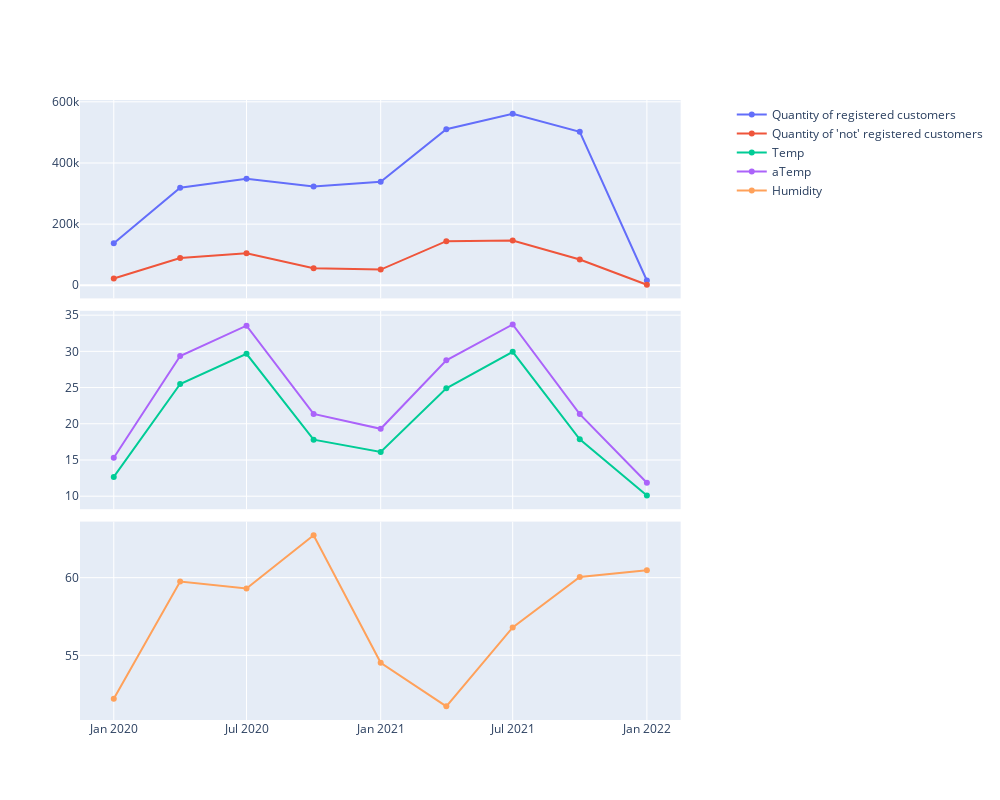

The code cell stored with this chart in its notebook:
### Code cell
fig1.add_trace(
 os.Scatter(x= dfqT.datetime, y= dfqT.reg_customer, name= "Quantity of registered customers"),
 secondary_y= False
)
fig1.add_trace(
 os.Scatter(x= dfqF.datetime, y= dfqF.reg_customer, name= "Quantity of 'not' registered customers"),
 secondary_y= False
)
fig1.append_trace(
 os.Scatter(x= df_temp.datetime, y= df_temp.temp, name= "Temp"),
 row= 2, col= 1
)
fig1.append_trace(
 os.Scatter(x= df_temp.datetime, y= df_temp.atemp, name= "aTemp"),
 row= 2, col= 1
)
fig1.append_trace(
 os.Scatter(x= df_humidity.datetime, y= df_humidity.humidity, name= "Humidity"),
 row= 3, col= 1
)
fig1.update_layout(height=800, width=1000)
fig1.show()

### Figure 1 — Plotly figure (JSON) as saved in the notebook; plotly's stock layout.template omitted (floating-point values rounded to 4 significant figures)
{"data": [{"name": "Quantity of registered customers", "type": "scatter", "x": ["2020-01-01T00:00:00", "2020-04-01T00:00:00", "2020-07-01T00:00:00", "2020-10-01T00:00:00", "2021-01-01T00:00:00", "2021-04-01T00:00:00", "2021-07-01T00:00:00", "2021-10-01T00:00:00", "2022-01-01T00:00:00"], "xaxis": "x", "y": [137630, 318736, 348539, 323253, 338716, 510347, 561233, 501734, 15612], "yaxis": "y"}, {"name": "Quantity of 'not' registered customers", "type": "scatter", "x": ["2020-01-01T00:00:00", "2020-04-01T00:00:00", "2020-07-01T00:00:00", "2020-10-01T00:00:00", "2021-01-01T00:00:00", "2021-04-01T00:00:00", "2021-07-01T00:00:00", "2021-10-01T00:00:00", "2022-01-01T00:00:00"], "xaxis": "x", "y": [22404, 88993, 104644, 55437, 51360, 144361, 146483, 84129, 1804], "yaxis": "y"}, {"name": "Temp", "type": "scatter", "x": ["2020-01-01T00:00:00", "2020-04-01T00:00:00", "2020-07-01T00:00:00", "2020-10-01T00:00:00", "2021-01-01T00:00:00", "2021-04-01T00:00:00", "2021-07-01T00:00:00", "2021-10-01T00:00:00", "2022-01-01T00:00:00"], "xaxis": "x2", "y": [12.66, 25.49, 29.66, 17.8, 16.12, 24.9, 29.93, 17.85, 10.09], "yaxis": "y3"}, {"name": "aTemp", "type": "scatter", "x": ["2020-01-01T00:00:00", "2020-04-01T00:00:00", "2020-07-01T00:00:00", "2020-10-01T00:00:00", "2021-01-01T00:00:00", "2021-04-01T00:00:00", "2021-07-01T00:00:00", "2021-10-01T00:00:00", "2022-01-01T00:00:00"], "xaxis": "x2", "y": [15.31, 29.36, 33.54, 21.36, 19.31, 28.77, 33.71, 21.33, 11.85], "yaxis": "y3"}, {"name": "Humidity", "type": "scatter", "x": ["2020-01-01T00:00:00", "2020-04-01T00:00:00", "2020-07-01T00:00:00", "2020-10-01T00:00:00", "2021-01-01T00:00:00", "2021-04-01T00:00:00", "2021-07-01T00:00:00", "2021-10-01T00:00:00", "2022-01-01T00:00:00"], "xaxis": "x3", "y": [52.21, 59.75, 59.31, 62.73, 54.52, 51.71, 56.8, 60.05, 60.48], "yaxis": "y4"}], "layout": {"height": 800, "width": 1000, "xaxis": {"anchor": "y", "domain": [0, 0.94], "matches": "x3", "showticklabels": false}, "xaxis2": {"anchor": "y3", "domain": [0, 0.94], "matches": "x3", "showticklabels": false}, "xaxis3": {"anchor": "y4", "domain": [0, 0.94]}, "yaxis": {"anchor": "x", "domain": [0.68, 1]}, "yaxis2": {"anchor": "x", "overlaying": "y", "side": "right"}, "yaxis3": {"anchor": "x2", "domain": [0.34, 0.66]}, "yaxis4": {"anchor": "x3", "domain": [0, 0.32]}}}
